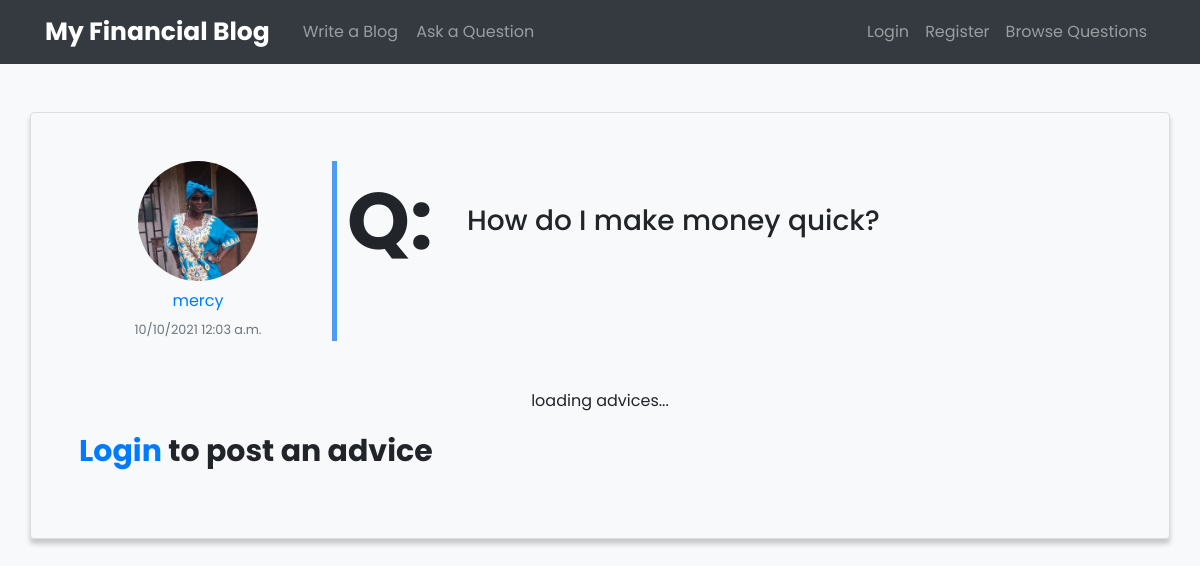
The page /questions/1/ on the database its author committed.
### advice/models.py (models this page shows, shortened)
class Question(models.Model):
    title = models.CharField(max_length=500)
    author = models.ForeignKey(User, on_delete=models.CASCADE)
    published = models.DateTimeField(default=timezone.now)

### account/models.py (models this page shows, shortened)
class Profile(models.Model):
    user = models.OneToOneField(
        User, on_delete=models.CASCADE)
    image = models.ImageField(upload_to='profiles')
    biography = models.CharField(
        max_length=500, blank=True)

### advice/views.py (the view)
class QuestionDetailView(DetailView):
    model = Question

### templates/advice/question_detail.html (shortened to what this page needs)
{% extends "base.html" %}
{% block content %}
<div class="container blog bg-light p-5 mt-5 rounded">
    <div class="row">
        <div class="col-3 text-center">
            <a class="mugshot-container mb-1" href="{% url 'profile' question.author.pk %}">
                {% if question.author.profile.image %}
                <div class="mugshot-img mb-2" style="background-image:url({{ question.author.profile.image.url }})"></div>
                {% endif %}
                <span>{{ question.author.username }}</span>
            </a>
            <small class="text-muted">{{ question.published|date:"d/m/Y h:i a" }}</small>
        </div>
        <div class="col-9 question-information pb-1">
            <div class="question">
                <div class="question-mark">
                    <span>Q:</span>
                </div>
                <div class="question-content">
                    <h3 class="mb-0">{{ question.title }}</h3>
                </div>
            </div>
        </div>
    </div>
    <div class="row mt-5">
        <div class="col-12">
            <div class="question-detail-container">
                <div class="answers-container">
                    <p class="loading-comment animate text-center">loading advices...</p>
                    {% if request.user.is_authenticated %}
                    <form class="post-answer-form">
                        <div class="form-group">
                            <label for="answer" class="answer-heading">Post an advice</label>
                            <textarea class="form-control advice-form mb-2" name="answer" id="answer" rows="5"></textarea>
                            <button class="btn btn-primary" type="submit" id="post-comment">Submit</button>
                        </div>
                        <p class="text-danger font-weight-bold" id="form-error"></p>
                    </form>
                    {% else %}
                    <p class="answer-heading"><a href="{% url 'login' %}">Login</a> to post an
                    advice</p>
                    {% endif %}
                </div>
            </div>
        </div>
    </div>
</div>
{% endblock content %}

### static/blog/main.css (style rules this page uses)
h1,h2,h3,h4,h5,h6,span,li,a,ul,div,p { font-family: 'Poppins', sans-serif; }
.blog { border: 1px solid #ddd; background: #fff; padding: 30px 30px; border-radius: 3px; box-shadow: 0 5px 5px 0 rgba(0,0,0,0.2); }
.answer-content, .question-content { flex-grow: 1; position: relative; padding-left: 20px; }
.question-information { position: relative; }
.blog-information:after, .answer-content:after, .question-information:after { content: ""; height: 100%; width: 5px; background: rgb(79, 155, 241); position: absolute; top: 0; left: 0; }
.question { display: flex; align-items: center; }
.question-mark { flex-basis: 100px; width: 100px; flex-shrink: 0; display: flex; align-items: center; }
.question-mark span { font-size: 80px; font-weight: bold; }
.answer-heading { font-size: 30px; font-weight: bold; }
.animate { animation-name: float; animation-timing-function: ease; animation-duration: 1s; animation-iteration-count: infinite; animation-fill-mode: forwards; }
.mugshot-container { display: block; }
.mugshot-img, .mugshot-img-sm { display: block; height: 120px; width: 120px; margin: auto; border-radius: 50%; background-size: cover; background-repeat:no-repeat; }

### rows shown on the page
Question: author.profile.image (picture), author.username "mercy", published "10/10/2021 12:03 a.m.", title "How do I make money quick?"
